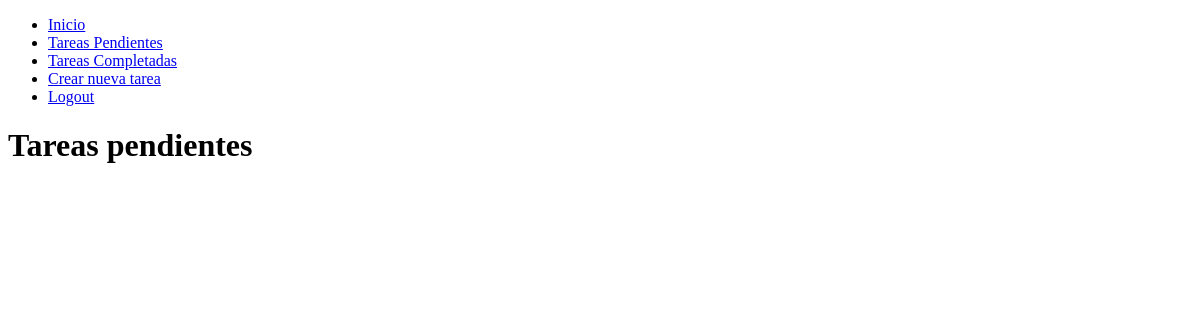
Page /tareas/ (signed in) on the earlier database version.
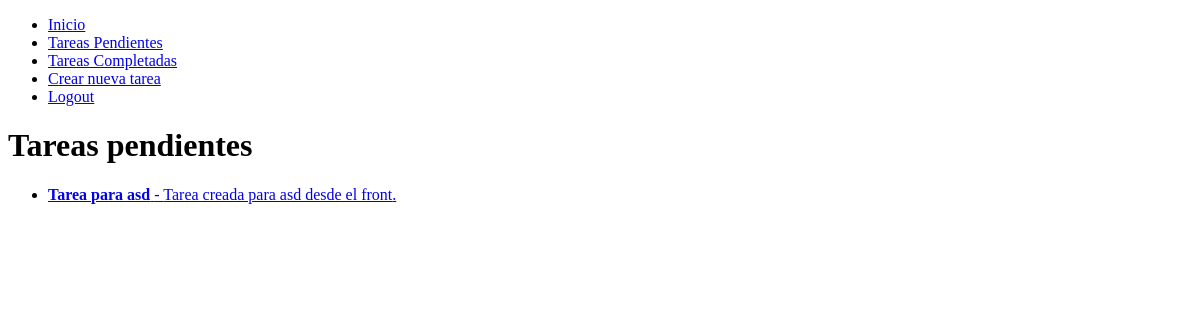
Same page on the later database version.
### tareas/models.py (models this page shows, shortened)
class Tarea(models.Model):
    titulo = models.CharField(max_length=100)
    descripcion = models.TextField(blank=True)
    creado = models.DateTimeField(auto_now_add=True)
    fechaCompletado = models.DateTimeField(null=True, blank=True)
    importante = models.BooleanField(default=False)
    usuario = models.ForeignKey(User, on_delete=models.CASCADE)

### tareas/views.py (the view)
# urls.py: path('tareas/', views.tareas, name='tareas'),
@login_required # Con esto, solo los usuarios registrados pueden acceder a esta página
def tareas(request):
    tareas = Tarea.objects.filter(
        usuario=request.user, fechaCompletado__isnull=True)
    return render(request, 'tareas.html', {
        'tareas': tareas
    })

### tareas/templates/tareas.html (shortened to what this page needs)
{% extends 'base.html' %}
{% block contenido %}
<h1>Tareas pendientes</h1>
<ul>
    {% for tarea in tareas %}
    <li>
        <a href="{% url 'detalleTarea' tarea.id %}">
            <strong>{{ tarea.titulo }}</strong> - {{ tarea.descripcion }}.
    </li>
    {% endfor %}
</ul>
{% endblock %}

Differences in the rows shown:
added Tarea: titulo "Tarea para asd", descripcion "Tarea creada para asd desde el front"
